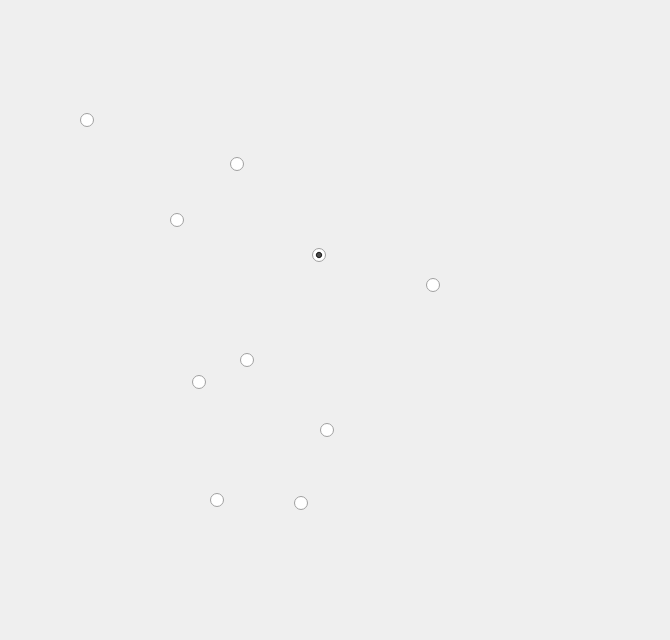
    <widget class="QWidget" name="DBSH">
     <widget class="QLabel" name="DBSH_anh">
      <property name="geometry">
       <rect>
        <x>0</x>
        <y>20</y>
        <width>661</width>
        <height>611</height>
       </rect>
      </property>
      <property name="text">
       <string/>
      </property>
      <property name="pixmap">
       <pixmap>C:/Users/ACER/Downloads/DBSH.jpg</pixmap>
      </property>
      <property name="scaledContents">
       <bool>true</bool>
      </property>
     </widget>
     <widget class="QRadioButton" name="nut_hai_phong">
      <property name="geometry">
       <rect>
        <x>426</x>
        <y>275</y>
        <width>16</width>
        <height>20</height>
       </rect>
      </property>
      <property name="text">
       <string/>
      </property>
     </widget>
     <widget class="QRadioButton" name="nut_hai_duong">
      <property name="geometry">
       <rect>
        <x>312</x>
        <y>245</y>
        <width>16</width>
        <height>20</height>
       </rect>
      </property>
      <property name="text">
       <string/>
      </property>
      <property name="checked">
       <bool>true</bool>
      </property>
     </widget>
     <widget class="QRadioButton" name="nut_bac_ninh">
      <property name="geometry">
       <rect>
        <x>230</x>
        <y>154</y>
        <width>16</width>
        <height>20</height>
       </rect>
      </property>
      <property name="text">
       <string/>
      </property>
     </widget>
     <widget class="QRadioButton" name="nut_vinh_phuc">
      <property name="geometry">
       <rect>
        <x>80</x>
        <y>110</y>
        <width>16</width>
        <height>20</height>
       </rect>
      </property>
      <property name="text">
       <string/>
      </property>
     </widget>
     <widget class="QRadioButton" name="nut_ha_noi">
      <property name="geometry">
       <rect>
        <x>170</x>
        <y>210</y>
        <width>16</width>
        <height>20</height>
       </rect>
      </property>
      <property name="text">
       <string/>
      </property>
     </widget>
     <widget class="QRadioButton" name="nut_hung_yen">
      <property name="geometry">
       <rect>
        <x>240</x>
        <y>350</y>
        <width>16</width>
        <height>20</height>
       </rect>
      </property>
      <property name="text">
       <string/>
      </property>
     </widget>
     <widget class="QRadioButton" name="nut_thai_binh">
      <property name="geometry">
       <rect>
        <x>320</x>
        <y>420</y>
        <width>16</width>
        <height>20</height>
       </rect>
      </property>
      <property name="text">
       <string/>
      </property>
     </widget>
     <widget class="QRadioButton" name="nut_nam_dinh">
      <property name="geometry">
       <rect>
        <x>294</x>
        <y>493</y>
        <width>16</width>
        <height>20</height>
       </rect>
      </property>
      <property name="text">
       <string/>
      </property>
     </widget>
     <widget class="QRadioButton" name="nut_ninh_binh">
      <property name="geometry">
       <rect>
        <x>210</x>
        <y>490</y>
        <width>16</width>
        <height>20</height>
       </rect>
      </property>
      <property name="text">
       <string/>
      </property>
     </widget>
     <widget class="QRadioButton" name="nut_ha_nam">
      <property name="geometry">
       <rect>
        <x>192</x>
        <y>372</y>
        <width>16</width>
        <height>20</height>
       </rect>
      </property>
      <property name="text">
       <string/>
      </property>
     </widget>
    </widget>
